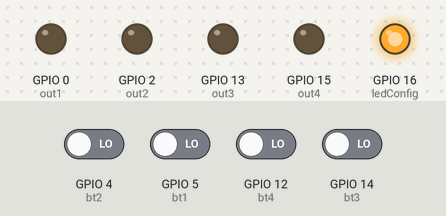
Bench run of a sketch on a simulated ESP8266 (NodeMCU). Parts: output pins drawn as LEDs (lit = HIGH). Inputs (shaded band) come from the test bench; at power-on: GPIO 4 (bt2), GPIO 5 (bt1), GPIO 12 (bt4), GPIO 14 (bt3) LOW. WiFi joins after 1.5 s; servers stay silent unless stated; EEPROM starts erased; no MQTT or app messages arrive unless stated; what the sketch prints to the serial monitor is not drawn.

Above: at 3.2 s.
3.3 s: GPIO 4 (bt2) driven HIGH
At 4.5 s:
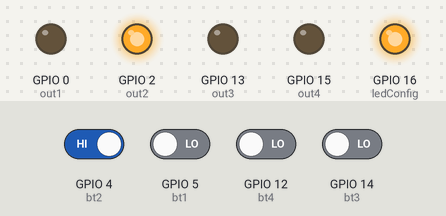
4.8 s: GPIO 5 (bt1) driven HIGH
At 5.6 s:
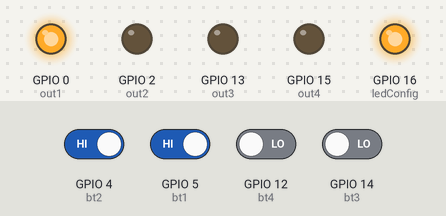
6.3 s: GPIO 12 (bt4) driven HIGH
At 6.7 s:
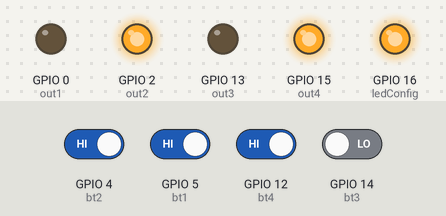
7.8 s: GPIO 14 (bt3) driven HIGH
At 9.1 s:
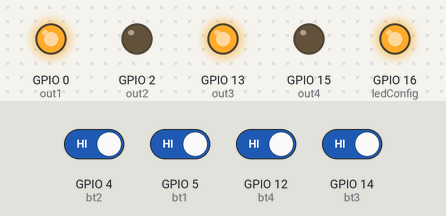
Timing chart, 0 to 10.8 s (numbered marks = the images above; inputs shaded):
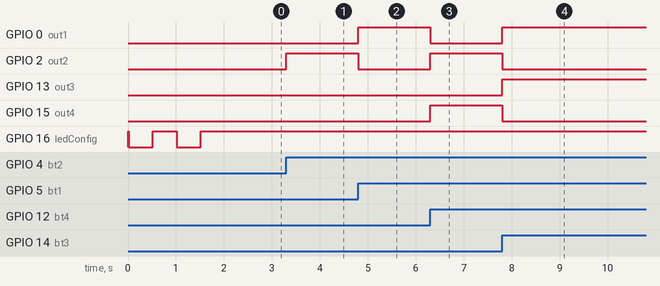

The sketch:

201226_DATN.ino
```cpp
#include <ESP8266WiFi.h>
#include <PubSubClient.h>
#include <DNSServer.h>
#include <WiFiManager.h>
#include <EEPROM.h>

#define DEBUG 1
char* ssid;
char* password;
const char* mqttServer = "broker.hivemq.com";
const int _10sec = 10*1000;
const int _1min = 60*1000;
const int _20sec = 20*1000;

WiFiClient espClient;
PubSubClient client(espClient);
unsigned long lastUpdate=0;

byte ledConfig = 16; //D0
byte bt1 = 5;  //D1
byte bt2 = 4;  //D2
byte bt3 = 14; //D5
byte bt4 = 12; //D6
byte out1 = 0;   //D3
byte out2 = 2;   //D4
byte out3 = 13;  //D7
byte out4 = 15;   //D8
bool outState[4] = {0, 0, 0, 0};
int switchTime[4] = {0, 0, 0, 0}, switchTimeRef[4] = {0, 0, 0, 0};
int buttonFlag;
bool longPressed = false, checkLongPress = false;
bool pressed = false;
int longPressTime = 0;
long mqttReconnect, wifiRec;

// ham doc nut an
// void read_bt(void);
// ham thay doi trang thai relay
void changeOutput(void);
// ham set up wifi
void setupWifi(int numberTry);
// ham nhan msg mqtt
void callback(char* topic,byte* payload, unsigned int length);
// ham reconnect server mqtt
void reconnect(int numberTry);
// ham update trang thay hien tai cua switch
// void update_state(void);
void updateState(void);
// ham xu li nut an giu
void longPress(void);
// ham blink led 0.5s/0.5s
void blinkLed(void);
// ham delay switch
void switchTimming(void);
// ham isr
ICACHE_RAM_ATTR void isrPressed(void){
  noInterrupts();
  delayMicroseconds(1000);
  if(digitalRead(bt1) == 1)
  {
    outState[0] = !outState[0];
    switchTime[0] = 0;
    buttonFlag = 1;
  }
  if(digitalRead(bt2) == 1)
  {
    outState[1] = !outState[1];
    switchTime[0] = 0;
    buttonFlag = 2;
  }
  if(digitalRead(bt3) == 1)
  {
    outState[2] = !outState[2];
    switchTime[2] = 0;
    buttonFlag = 3;
  }
  if(digitalRead(bt4) == 1)
  {
    outState[3] = !outState[3];
    switchTime[3] = 0;
    buttonFlag = 4;
  }
  changeOutput();
  longPressTime = millis();
  checkLongPress = true;
  // while(checkLongPress)
  // {
  //   switch(buttonFlag)
  //   {
  //     case 1:
  //       if(digitalRead(bt1) == 0) checkLongPress = false;
  //       break;
  //     case 2:
  //       if(digitalRead(bt2) == 0) checkLongPress = false;
  //       break;
  //     case 3:
  //       if(digitalRead(bt3) == 0) checkLongPress = false;
  //       break;
  //     case 4:
  //       if(digitalRead(bt4) == 0) checkLongPress = false;
  //       break;
  //     default:
  //       break;
  //   }
  //   if(millis() - longPressTime > _10sec)
  //   {
  //     #ifdef DEBUG
  //     Serial.print("longPress");
  //     #endif
  //     checkLongPress = false;
  //     EEPROM.begin(512);
  //     EEPROM.write(0, 'y');
  //     EEPROM.commit();
  //     EEPROM.end();
  //     ESP.restart();
  //     break;
  //   }
  // }
  interrupts();
}

void setup() {
  // put your setup code here, to run once:
  // setup wifi
  // noInterrupts();
  pinMode(out2, OUTPUT);
  digitalWrite(out2, LOW);
  pinMode(out1, OUTPUT);
  digitalWrite(out1, LOW);
  pinMode(out3, OUTPUT);
  digitalWrite(out3, LOW);
  pinMode(out4, OUTPUT);
  digitalWrite(out4, LOW);
  Serial.begin(115200);
  pinMode(ledConfig, OUTPUT);
  digitalWrite(ledConfig, HIGH);
  pinMode(bt1, INPUT);
  attachInterrupt(digitalPinToInterrupt(bt1), isrPressed, RISING);
  pinMode(bt2, INPUT);
  attachInterrupt(digitalPinToInterrupt(bt2), isrPressed, RISING);
  pinMode(bt3, INPUT);
  attachInterrupt(digitalPinToInterrupt(bt3), isrPressed, RISING);
  pinMode(bt4, INPUT);
  attachInterrupt(digitalPinToInterrupt(bt4), isrPressed, RISING);
//  pinMode(out1, OUTPUT);
//  digitalWrite(out1, LOW);
//  pinMode(out2, OUTPUT);
//  digitalWrite(out2, LOW);
//  pinMode(out3, OUTPUT);
//  digitalWrite(out3, LOW);
//  pinMode(out4, OUTPUT);
//  digitalWrite(out4, LOW);

  EEPROM.begin(512);
  char check = char(EEPROM.read(0));
  #ifdef DEBUG
  Serial.print("check = ");
  Serial.print(check);
  #endif
  EEPROM.write(0, 0);
  EEPROM.commit();
  EEPROM.end();
  if(check == 'y')
  {
    digitalWrite(ledConfig, LOW);
    WiFi.disconnect(true);
    WiFiManager wifiManager;
//    wifiManager.setAPStaticIPConfig();
//    wifiManager.autoConnect("DATN-NTA-20173616");
    wifiManager.setConfigPortalTimeout(180);
    wifiManager.setCaptivePortalEnable(false);
    wifiManager.setBreakAfterConfig(true);
    wifiManager.setConnectRetries(5);
    wifiManager.startConfigPortal("DATN-NTA-20173616");
    // ssid = wifiManager._ssid.c_str();
    // password = wifiManager._pass.c_str();
    ESP.restart();
  }
  else
  {
    setupWifi(10);
  }
  digitalWrite(ledConfig, HIGH);
  client.setServer(mqttServer, 1883);
  client.setCallback(callback);
  reconnect(2);
  // interrupts();
}

void loop() {
  // put your main code here, to run repeatedly:
//  if(pressed == true)
//  {
//    read_bt();
//  }
 if(checkLongPress == true)
 {
   #ifdef DEBUG
   Serial.print("checkLongPress");
   #endif
   switch(buttonFlag)
   {
     case 1:
       if(digitalRead(bt1) == 0) checkLongPress = false;
       break;
     case 2:
       if(digitalRead(bt2) == 0) checkLongPress = false;
       break;
     case 3:
       if(digitalRead(bt3) == 0) checkLongPress = false;
       break;
     case 4:
       if(digitalRead(bt4) == 0) checkLongPress = false;
       break;
     default:
       break;
   }
   if(millis() - longPressTime > _10sec)
   {
     longPressed = true;
   }
 }
 if(longPressed == true)
 {
   longPress();
 }
  switchTimming();
  if(millis() - lastUpdate > _20sec)
  {
    lastUpdate = millis();
    if(client.connected())
    {
      updateState();
    }
  }

  if((WiFi.status() != WL_CONNECTED) && (millis() - wifiRec > _1min))
  {
    wifiRec = millis();
    setupWifi(3);
    digitalWrite(ledConfig, HIGH);
  }

  if((WiFi.status() == WL_CONNECTED) && (millis() - mqttReconnect > _1min) && !client.connected())
  {
    mqttReconnect = millis();
    reconnect(2);
    digitalWrite(ledConfig, HIGH);
  }
  client.loop();
}

// void read_bt(void)
// {
//   pressed = false;
//   checkLongPress = true;
//   longPressTime = millis();
//   delay(100);
//   if(digitalRead(bt1) == 1)
//   {
//     out1_state = !out1_state;
//     buttonFlag = 1;
//   }
//   if(digitalRead(bt2) == 1)
//   {
//     out2_state = !out2_state;
//     buttonFlag = 2;
//   }
//   if(digitalRead(bt3) == 1)
//   {
//     out3_state = !out3_state;
//     buttonFlag = 3;
//   }
//   if(digitalRead(bt4) == 1)
//   {
//     out4_state = !out4_state;
//     buttonFlag = 4;
//   }
//   changeOutput();
// }

void changeOutput(void)
{
  digitalWrite(out1, outState[0]);
  digitalWrite(out2, outState[1]);
  digitalWrite(out3, outState[2]);
  digitalWrite(out4, outState[3]);
  updateState();
}

void setupWifi(int numberTry)
{
  int tryTimes = 0;
  delay(10);
  // We start by connecting to a WiFi network
  Serial.println();
  Serial.print("Connecting to ");
  Serial.println(WiFi.SSID());
  WiFi.begin();

  while ((WiFi.status() != WL_CONNECTED) && (tryTimes < numberTry)) {
    blinkLed();
    Serial.print(".");
    tryTimes++;
  }
  randomSeed(micros());
  if(WiFi.status() == WL_CONNECTED)
  {
    Serial.println("");
    Serial.println("WiFi connected");
    Serial.println("IP address: ");
    Serial.println(WiFi.localIP());
  }
  else
  {
    Serial.println("WiFi not connected");
  }
}

void reconnect(int numberTry)
{
  int tryTimes = 0;
  while((!client.connected()) && (tryTimes < numberTry))
  {
    Serial.print("Attemp mqtt connection");
    String clientID = "esp8266-datn";
    if(client.connect(clientID.c_str()))
    {
      Serial.println("connected");
      client.publish("status/datnta", "connected");
//      client.subscribe("status/datnta");
      client.subscribe("cmd/datnta");
    }
    else
    {
      Serial.print("fail, rc=");
      Serial.print(client.state());
      Serial.print("try again in 5sec");
      blinkLed();
      tryTimes++;
    }
  }
}

void callback(char* topic, byte* payload, unsigned int length)
{
  char timeBuffer[2];
  int timeTemp;
  timeBuffer[0] = (char)payload[5];
  timeBuffer[1] = (char)payload[6];
  timeTemp = atoi(timeBuffer);
  #ifdef DEBUG
  for (int i = 0; i < length; i++) {
    Serial.print((char)payload[i]);
  }
  Serial.println();
  Serial.print(timeTemp);
  Serial.println();
  #endif
  if((char)payload[0] == '/')
  {
    if((char)payload[1] == '1')
    {
      switchTime[0] = timeTemp;
      switchTimeRef[0] = millis();
      if((char)payload[3] == '1')
      {
        outState[0] = 1;
      }
      else if(switchTime[0] == 0)
      {
        outState[0] = 0;
      }
    }
    else if ((char)payload[1] == '2')
    {
      switchTime[1] = timeTemp;
      switchTimeRef[1] = millis();
      if((char)payload[3] == '1')
      {
        outState[1] = 1;
      }
      else if(switchTime[1] == 0)
      {
        outState[1] = 0;
      }
    }
    else if ((char)payload[1] == '3')
    {
      switchTime[2] = timeTemp;
      switchTimeRef[2] = millis();
      if((char)payload[3] == '1')
      {
        outState[2] = 1;
      }
      else if(switchTime[2] == 0)
      {
        outState[2] = 0;
      }
    }
    else if ((char)payload[1] == '4')
    {
      switchTime[3] = timeTemp;
      switchTimeRef[3] = millis();
      if((char)payload[3] == '1')
      {
        outState[3] = 1;
      }
      else if(switchTime[3] == 0)
      {
        outState[3] = 0;
      }
    }
    changeOutput();
  }
}

// void update_state(void)
// {
//   if(out1_state == 1)
//   {
//     client.publish("status/datnta","1/1");
//   }
//   else
//   {
//     client.publish("status/datnta","1/0");
//   }

//   if(out2_state == 1)
//   {
//     client.publish("status/datnta","2/1");
//   }
//   else
//   {
//     client.publish("status/datnta","2/0");
//   }

//   if(out3_state == 1)
//   {
//     client.publish("status/datnta","3/1");
//   }
//   else
//   {
//     client.publish("status/datnta","3/0");
//   }

//   if(out4_state == 1)
//   {
//     client.publish("status/datnta","4/1");
//   }
//   else
//   {
//     client.publish("status/datnta","4/0");
//   }
// }

void longPress(void)
{
  longPressed = false;
  checkLongPress = false;
  #ifdef DEBUG
  Serial.print("longPressed");
  #endif
  EEPROM.begin(512);
  EEPROM.write(0, 'y');
  EEPROM.commit();
  EEPROM.end();
  ESP.restart();
}

void updateState(void)
{
  String mqttPubString;
  mqttPubString = "/1/" + String(outState[0]);
  mqttPubString += "/2/" + String(outState[1]);
  mqttPubString += "/3/" + String(outState[2]);
  mqttPubString += "/4/" + String(outState[3]);
  client.publish("status/datnta",(char*)mqttPubString.c_str());
}

void blinkLed(void)
{
  digitalWrite(ledConfig, LOW);
  delay(500);
  digitalWrite(ledConfig, HIGH);
  delay(500);
}

void switchTimming(void)
{
  for(int i = 0; i < 4; i++)
  {
    if(switchTime[i] != 0)
    {
      if(millis() - switchTimeRef[i] > switchTime[i]*1000)
      {
        switchTime[i] = 0;
        outState[i] = 0;
        changeOutput();
      }
    }
  }
}
```

Measured:
- after the input at 3.3 s, GPIO 2 (out2): LOW → HIGH at once
- after the input at 4.8 s, GPIO 0 (out1): LOW → HIGH at once; GPIO 2 (out2): HIGH → LOW at once
- after the input at 6.3 s, GPIO 0 (out1): HIGH → LOW at once; GPIO 2 (out2), GPIO 15 (out4): LOW → HIGH at once
- after the input at 7.8 s, GPIO 0 (out1), GPIO 13 (out3): LOW → HIGH at once; GPIO 2 (out2), GPIO 15 (out4): HIGH → LOW at once
